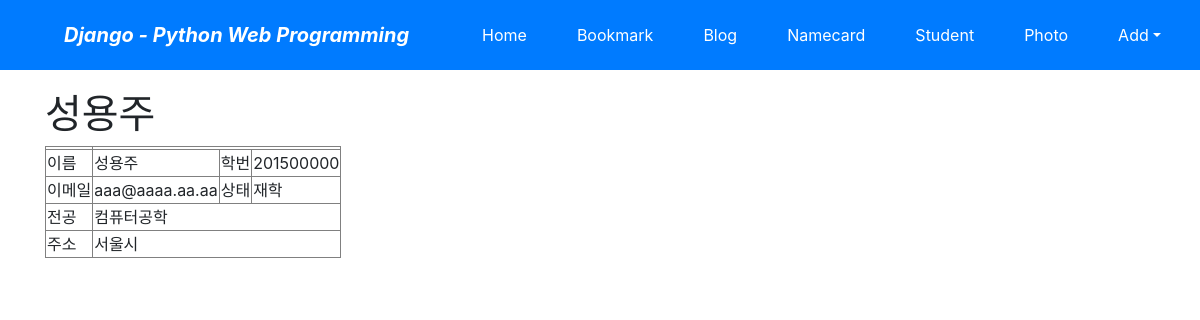
Screenshot of /student/1/ with the database file from the repository.
### student/models.py (models this page shows, shortened)
class Student_TBL(models.Model):
    name=models.CharField('NAME',max_length=100,blank=False) #이름
    number = models.CharField('NUMBER',max_length=50,blank=False) # 학번
    email = models.CharField('EMAIL', max_length=50, blank=False) # Email 주소
    status = models.CharField('STATUS', max_length=50, blank=False) #학적 상태
    major = models.CharField('MAJOR', max_length=50, blank=False) #전공
    address = models.CharField('ADDRESS', max_length=50, blank=False) #주소
    class Meta:
        ordering = ('name','major',)

### student/views.py (the view)
# urls.py: path('<int:pk>/',StudentDV.as_view(model=Student_TBL),name='detail'),
class StudentDV(DetailView): # StudentDetail 클래스형 뷰 정의
    model = Student_TBL

### student/templates/student/student_tbl_detail.html (shortened to what this page needs)
{% extends "base.html" %}
{% block content %}
        <div id = "content">
            <h1>{{object.name}}</h1>
            <table border="1">
                <th></th>
                <tr>
                    <td>이름</td>
                    <td>{{object.name}}</td>
                    <td>학번</td>
                    <td>{{object.number}}</td>
                </tr>
                <tr>
                    <td>이메일</td>
                    <td>{{object.email}}</td>
                    <td>상태</td>
                    <td>{{object.status}}</td>
                </tr>
                <tr>
                    <td>전공</td>
                    <td colspan="3">{{object.major}}</td>
                </tr>
                <tr>
                    <td>주소</td>
                    <td colspan="3">{{object.address}}</td>
                </tr>
            </table>
 {% endblock %}

### rows the page displays
Student_TBL: name "성용주", number "201500000", email "aaa@aaaa.aa.aa", status "재학", major "컴퓨터공학", address "서울시"
